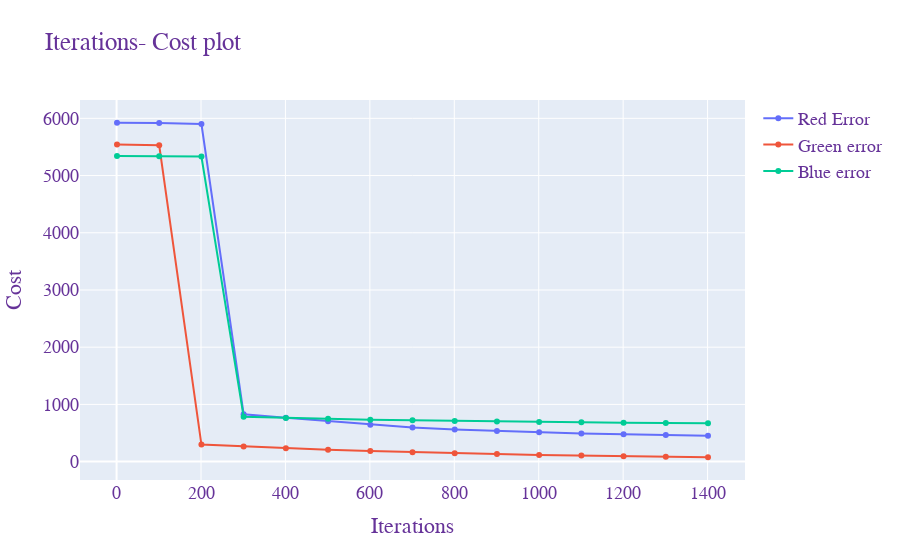

This figure's notebook cell:
### Code cell
import pandas as pd
import plotly.graph_objects as go

cols=['iteration', 'cost']
data_red= pd.read_csv("D:\\Study\\Intro_AI\\Coloring_Assignment\\Coloring_Project\\NN_red_error.txt",usecols=cols)
data_green= pd.read_csv("D:\\Study\\Intro_AI\\Coloring_Assignment\\Coloring_Project\\NN_green_error.txt",usecols=cols)
data_blue= pd.read_csv("D:\\Study\\Intro_AI\\Coloring_Assignment\\Coloring_Project\\NN_blue_error.txt",usecols=cols)
fig = go.Figure()

fig.add_trace(
    go.Scatter(
        x=data_red['iteration'],
        y=data_red['cost'],
        name = 'Red Error'
    ))

fig.add_trace(
    go.Scatter(
        x=data_green['iteration'],
        y=data_green['cost'],
        name = 'Green error'
    ))

fig.add_trace(
    go.Scatter(
        x=data_blue['iteration'],
        y=data_blue['cost'],
        name = 'Blue error'
    ))


fig.update_layout(
    title="Iterations- Cost plot",
    xaxis_title="Iterations",
    yaxis_title="Cost",
    font=dict(
        family="Courier New, monospace",
        size=18,
        color="RebeccaPurple"
    )
)

### Figure 1 — Plotly figure (JSON) as saved in the notebook; plotly's stock layout.template omitted (floating-point values rounded to 4 significant figures)
{"data": [{"name": "Red Error", "type": "scatter", "x": [1, 101, 201, 301, 401, 501, 601, 701, 801, 901, 1001, 1101, 1201, 1301, 1401], "y": [5923.0, 5919.0, 5900.0, 828.4, 764.9, 704.6, 646.3, 597.0, 561.3, 534.5, 512.2, 493.1, 477.0, 463.8, 453.1]}, {"name": "Green error", "type": "scatter", "x": [1, 101, 201, 301, 401, 501, 601, 701, 801, 901, 1001, 1101, 1201, 1301, 1401], "y": [5541.0, 5529.0, 297.1, 263.6, 234.6, 208.3, 184.7, 164.0, 146.2, 131.0, 117.5, 105.3, 94.33, 84.63, 76.18]}, {"name": "Blue error", "type": "scatter", "x": [1, 101, 201, 301, 401, 501, 601, 701, 801, 901, 1001, 1101, 1201, 1301, 1401], "y": [5342.0, 5339.0, 5331.0, 784.1, 764.2, 747.8, 733.7, 721.4, 710.6, 701.2, 693.0, 685.9, 679.6, 673.8, 668.5]}], "layout": {"font": {"color": "RebeccaPurple", "family": "Courier New, monospace", "size": 18}, "title": {"text": "Iterations- Cost plot"}, "xaxis": {"title": {"text": "Iterations"}}, "yaxis": {"title": {"text": "Cost"}}}}
